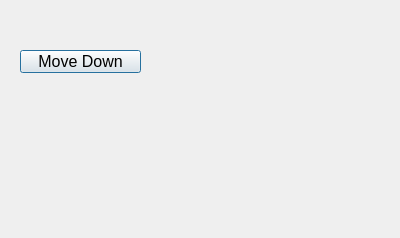
<?xml version="1.0" encoding="UTF-8"?>
<ui version="4.0">
 <class>Dialog</class>
 <widget class="QDialog" name="Dialog">
  <property name="geometry">
   <rect>
    <x>0</x>
    <y>0</y>
    <width>400</width>
    <height>238</height>
   </rect>
  </property>
  <property name="windowTitle">
   <string>Dialog</string>
  </property>
  <widget class="QPushButton" name="pushButtonMoveDown">
   <property name="geometry">
    <rect>
     <x>20</x>
     <y>50</y>
     <width>121</width>
     <height>23</height>
    </rect>
   </property>
   <property name="font">
    <font>
     <pointsize>12</pointsize>
    </font>
   </property>
   <property name="text">
    <string>Move Down</string>
   </property>
  </widget>
  <widget class="QLabel" name="labelPic">
   <property name="geometry">
    <rect>
     <x>160</x>
     <y>60</y>
     <width>91</width>
     <height>91</height>
    </rect>
   </property>
   <property name="text">
    <string/>
   </property>
   <property name="pixmap">
    <pixmap>coloredball.jpg</pixmap>
   </property>
  </widget>
 </widget>
 <resources/>
 <connections/>
</ui>
